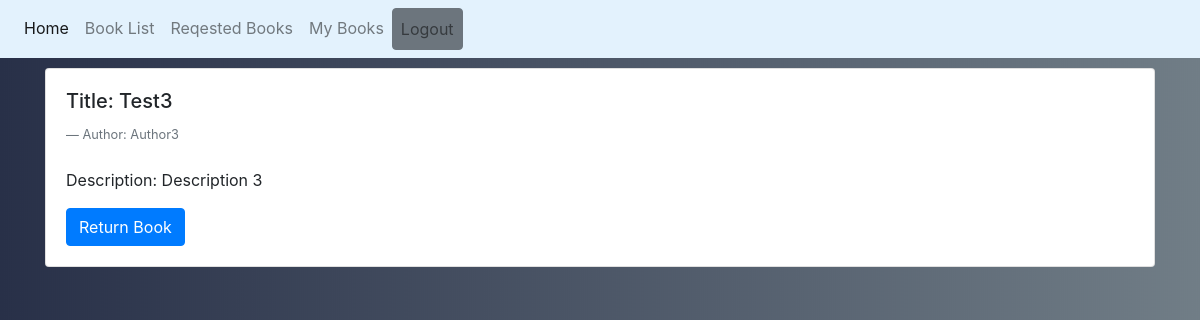
Screenshot of /my_books.php (signed in) with the database file from the repository.
### tables this page shows
CREATE TABLE `book_requests` (
  `req_id` int(11) NOT NULL,
  `book_id` varchar(100) NOT NULL,
  `book_title` varchar(100) NOT NULL,
  `book_author` varchar(100) NOT NULL,
  `book_description` varchar(100) NOT NULL,
  `username` varchar(100) NOT NULL,
  `status` varchar(50) NOT NULL DEFAULT 'Pending'
);

### my_books.php (the view, shortened to what this page needs)
<?php
	include 'config.php';
		$username = $_SESSION['username'];
		$sql = "SELECT * FROM book_requests WHERE username='$username' AND status='Accepted'";
		$query = mysqli_query($conn, $sql);
?>
<!DOCTYPE html>
<html>
<head>
	<link rel="stylesheet" type="text/css" href="./bootstrap/css/bootstrap.min.css">
</head>
<body style='background-image: url("Titanium.jpg");'>
    <nav class="navbar navbar-expand-lg navbar-light" style="background-color: #e3f2fd;">
      <div class="navbar-nav">
        <a class="nav-item nav-link active" href="index.php">Home</a>
        <a class="nav-item nav-link" href="book_list.php">Book List</a>
        <a class="nav-item nav-link" href="requested_books.php">Reqested Books</a>
        <a class="nav-item nav-link" href="my_books.php" <?php if($_SESSION['username'] == 'admin') { echo "hidden"; } ?> >My Books</a>
        <a class="btn btn-secondary nav-item nav-link" href="logout.php">Logout</a>
      </div>
    </nav>
	<div class="container">
		<?php
			while($row = mysqli_fetch_assoc($query))
			{
		?>
		<div class="card" style="margin-bottom: 20px; margin-top: 10px;">
			<div class="card-body">
				<h5 class="card-title">Title: <?php echo $row['book_title'] ?></h5>
				<footer class="blockquote-footer">Author: <?php echo $row['book_author'] ?></footer>
				<br>
				<p class="card-text">Description: <?php echo $row['book_description'] ?></p>
				<a href="delete_request.php?reqid=<?php echo $row['req_id'] ?>" class="btn btn-primary" name="delete-request">Return Book</a>
			</div>
		</div>
		<?php
			}
		?>
	</div>
</body>
</html>

### rows the page displays
book_requests: book_title "Test3", book_author "Author3", book_description "Description 3"
